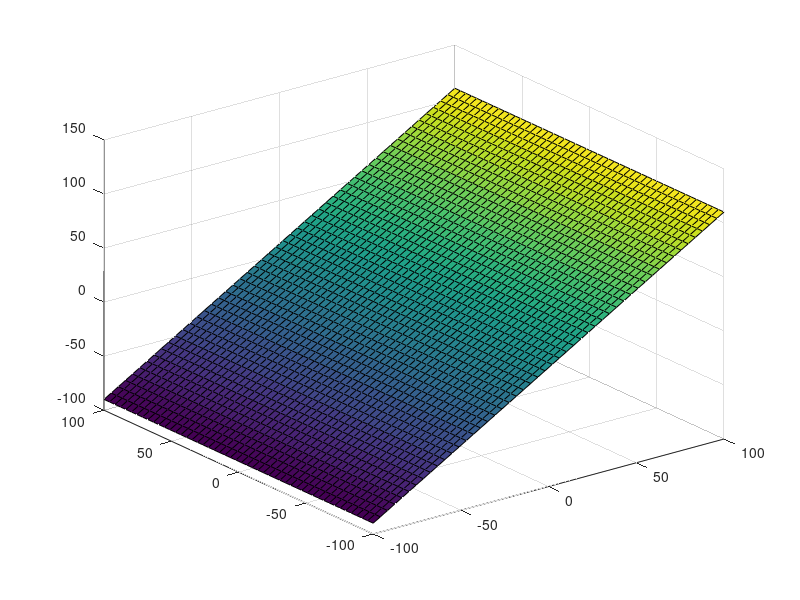
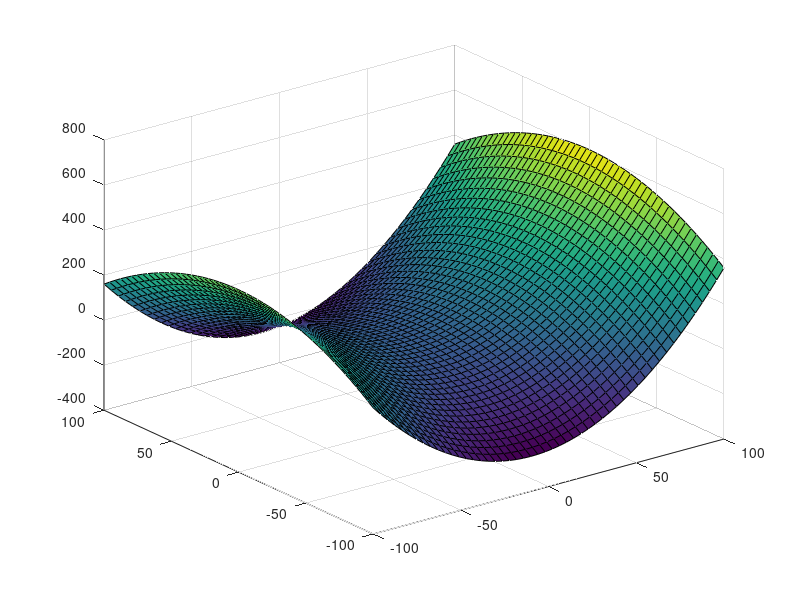
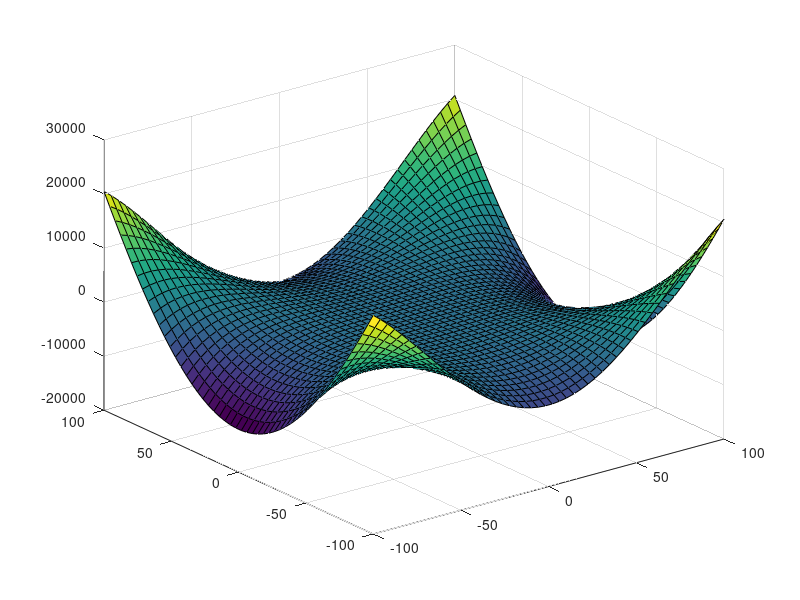
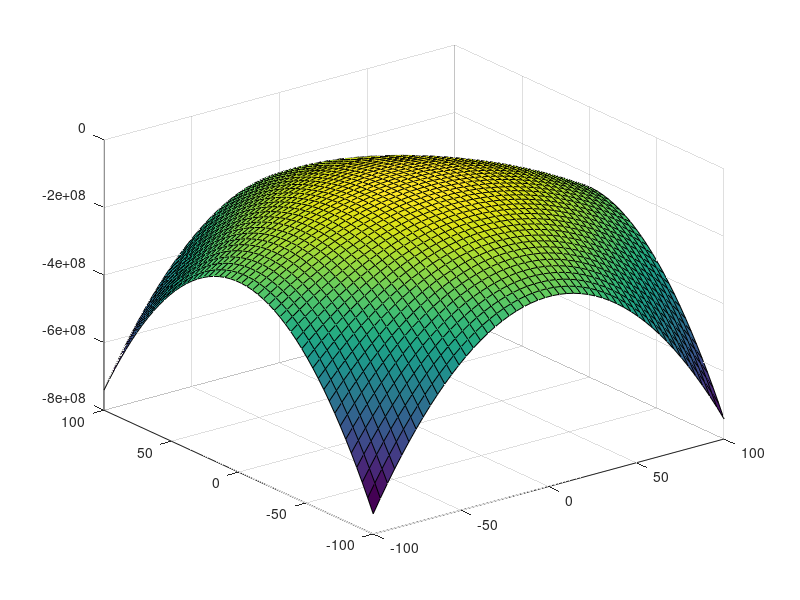

MATLAB code to generate these figures, in order:
R=10;
x=linspace(-100,100,50);
y=linspace(-100,100,50);
[x,y]=meshgrid(x,y);
r=sqrt((x.^2)+(y.^2));
theta=asin(y./r);

for i=0:10
   
    
    
end

z1=R+x;
z2=R+x+(3/(4*R))*(x.^2)-(1/(4*R))*((x.^2)+(y.^2));
z3=R+x+(3/(4*R))*(x.^2)-(1/(4*R))*((x.^2)+(y.^2))+((-35/(64*(R^3)))*(x.^4))+(30/(64*(R^3)))*(x.^2).*((x.^2)+(y.^2))-((3/(64*(R^3)))*(((x.^2)+(y.^2)).^2));
z4=R+x+(3/(4*R))*(x.^2)-(1/(4*R))*((x.^2)+(y.^2))+((-35/(64*(R^3)))*(x.^4))+(30/(64*(R^3)))*(x.^2).*((x.^2)+(y.^2))-((3/(64*(R^3)))*(((x.^2)+(y.^2)).^2))+((231/(256*(R^5)))*(x.^6))-((315/((256*(R^5)))).*(x.^4).*((x.^2)+(y.^2)))+((105/(256*(R^5))).*(x.^2).*(((x.^2)+(y.^2)).^2))-((5/(256*(R^5))).*(((x.^2)+(y.^2))^3));
z4=R+x+(3/(4*R))*(x.^2)-(1/(4*R))*((x.^2)+(y.^2))+((-35/(64*(R^3)))*(x.^4))+(30/(64*(R^3)))*(x.^2).*((x.^2)+(y.^2))-((3/(64*(R^3)))*(((x.^2)+(y.^2)).^2))+((231/(256*(R^5)))*(x.^6))-((315/((256*(R^5)))).*(x.^4).*((x.^2)+(y.^2)))+((105/(256*(R^5))).*(x.^2).*(((x.^2)+(y.^2)).^2))-((5/(256*(R^5))).*(((x.^2)+(y.^2))^3));

figure(1);
surf(x,y,z1)
figure(2);
surf(x,y,z2)
figure(3);
surf(x,y,z3)
figure(4);
surf(x,y,z4)